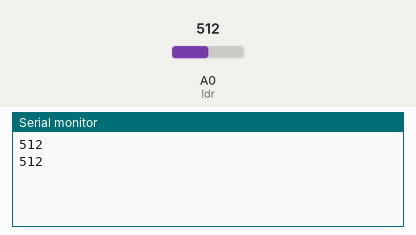
Recording of a sketch running on a simulated Arduino Uno, built with avr-gcc and run on an emulated ATmega328P. Parts: the last lines printed to the serial monitor. The inputs (shaded band) are chosen by the test bench; at power-on: A0 (ldr) = 512.

Above: at 4.8 s.
4.9 s: A0 (ldr) set to 716
At 7.5 s:
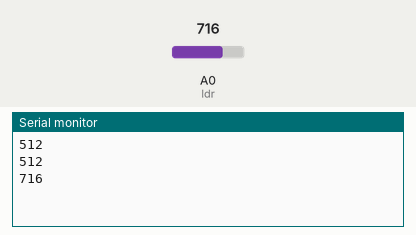
7.9 s: A0 (ldr) set to 900
At 9.0 s:
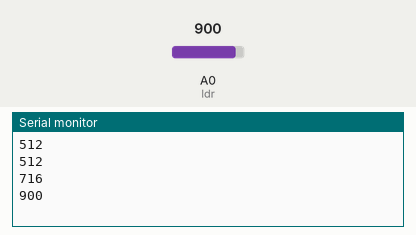
Timing chart, 0 to 10.9 s (numbered marks = the images above; inputs shaded):
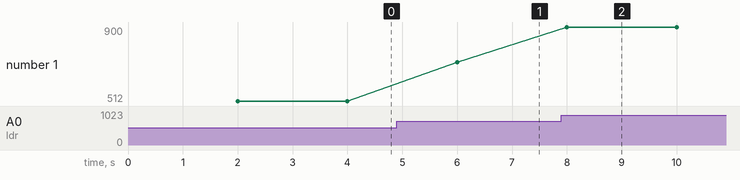

Measured:
- after the input at 4.9 s, the serial monitor: prints a new line after 1.1 s (image 1)
- after the input at 7.9 s, the serial monitor: prints a new line after 0.10 s (image 2)
- plotted number 1: 512 → 716 after the input at 4.9 s, 716 → 900 after the input at 7.9 s

The sketch:

code001.ino
```cpp
//This code exaplins the working of LDR sensor.
//Shows light intensity data on Serial monitor

#define ldr A0  //analog pin A0

void setup() {
  Serial.begin(9600);
  pinMode(ldr,INPUT);
}

void loop() {
  // Wait a few seconds between measurements.
  delay(2000);
 int reading=analogRead(ldr);//analog reading has the range 0-1023
 Serial.println(reading);
}
```
